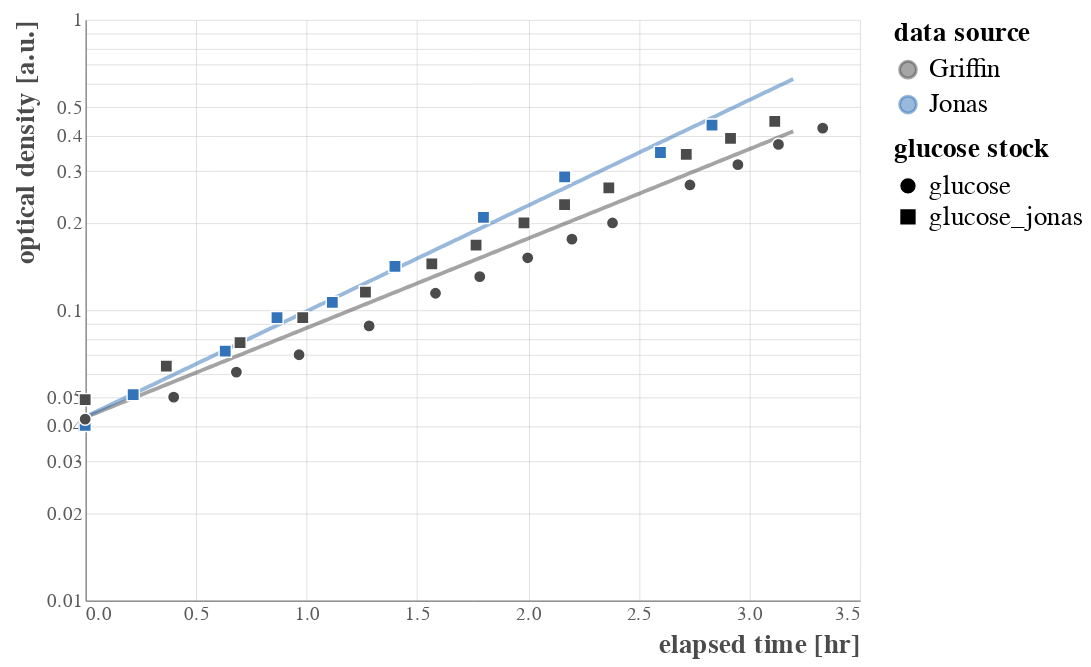

The notebook cell saved with this chart:
### Markdown cell above
This doesn't look *too* bad, but my data (in black) definitely has a different slope than the gold-standard. On a semi-log scaling, that's not good. Let's do a simple linear regression of the log transform data to see what the slopes are

### Code cell
# Do a stupid fit for now. 
griffin = merged[merged['source']=='Griffin']
jonas = merged[merged['source']=='Jonas']
griffin_slope, griffin_int, _, _, griffin_se = scipy.stats.linregress(griffin['elapsed_time_hr'].values, np.log(griffin['od_600'].values))
jonas_slope, jonas_int, _, _, jonas_se = scipy.stats.linregress(jonas['elapsed_time_hr'].values, np.log(jonas['od_600'].values))


# Compute the fits and make a dataframe
time_range = np.linspace(0, 3.2, 200)
g_fit = griffin_int + griffin_slope * time_range
j_fit = jonas_int + jonas_slope * time_range
griffin_df = pd.DataFrame(np.array([time_range, np.exp(g_fit)]).T, columns=['time', 'y'])
griffin_df['source'] = 'Griffin'
jonas_df = pd.DataFrame(np.array([time_range, np.exp(j_fit)]).T, columns=['time', 'y'])
jonas_df['source'] = 'Jonas'
fit_merge = pd.concat([griffin_df, jonas_df], sort=False)

# Set up the figure
fit_base = alt.Chart(fit_merge).encode(
        x=alt.X(field='time', type='quantitative', title='elapsed time [hr]'),
        y=alt.Y(field='y', type='quantitative', title='optical density [a.u.]',
                scale=alt.Scale(type='log')),
        color=alt.Color(field='source', type='nominal'))

print(f"""
Growth rate (Griffin's data): λ = {griffin_slope:0.2f} ± {griffin_se:0.2f} hr^-1,
Growth rate (Jonas' data): λ = {jonas_slope:0.2f} ± {jonas_se:0.2f} hr^-1
""")
fit_curves = fit_base.mark_line(size=2, opacity=0.5)
fit_curves + points

### Figure 1 — Vega-Lite specification as saved in the notebook (floating-point values rounded to 4 significant figures; data arrays with more than 128 entries replaced by an {"elided": "..."} marker saying what was removed)
{"config": {"background": "white", "group": {"fill": "white"}, "view": {"strokeWidth": 0, "height": 300, "width": 400, "fill": "#ffffff"}, "point": {"size": 40, "filled": true, "opacity": 1, "strokeWidth": 0.75, "stroke": "#FFFFFF"}, "square": {"size": 40, "filled": true, "opacity": 1, "strokeWidth": 0.75, "stroke": "#FFFFFF"}, "circle": {"size": 40, "filled": true, "opacity": 1, "strokeWidth": 0.75, "stroke": "#FFFFFF"}, "line": {"size": 1}, "axis": {"domainColor": "#5b5b5b", "domainWidth": 0.5, "labelColor": "#5b5b5b", "labelFontSize": 10, "labelFont": "Nunito", "titleFont": "Nunito", "titleFontWeight": 700, "titleFontSize": 14, "titleColor": "#4b4b4b", "titleAnchor": "end", "grid": true, "gridColor": "#c1c1c1", "gridWidth": 0.25, "ticks": false}, "range": {"category": ["#4c4b4c", "#3373ba", "#5cb75b", "#d8534f", "#8066ad", "#f0ad4d"]}, "legend": {"labelFontSize": 14, "labelFont": "Nunito", "titleFont": "Nunito", "titleFontSize": 14, "titleFontWeight": 700, "titleFontColor": "#44b4b4b", "symbolSize": 75}, "title": {"font": "Nunito", "fontWeight": 700, "fontSize": 14, "fontColor": "#4b4b4b", "anchor": "start"}}, "layer": [{"data": {"name": "data-8c28435885c740a9dcf8c220e4f905ef"}, "mark": {"type": "line", "opacity": 0.5, "size": 2}, "encoding": {"color": {"type": "nominal", "field": "source"}, "x": {"type": "quantitative", "field": "time", "title": "elapsed time [hr]"}, "y": {"type": "quantitative", "field": "y", "scale": {"type": "log"}, "title": "optical density [a.u.]"}}}, {"data": {"name": "data-646dcb3f2171daa351676beb32acb5b4"}, "mark": "point", "encoding": {"color": {"type": "nominal", "field": "source", "title": "data source"}, "shape": {"type": "nominal", "field": "carbon_source", "title": "glucose stock"}, "x": {"type": "quantitative", "field": "elapsed_time_hr", "title": "elapsed time [hr]"}, "y": {"type": "quantitative", "field": "od_600", "scale": {"type": "log"}, "title": "optical density [a.u.]"}}}], "$schema": "https://vega.github.io/schema/vega-lite/v4.8.1.json", "datasets": {"data-8c28435885c740a9dcf8c220e4f905ef": {"elided": "400 records"}, "data-646dcb3f2171daa351676beb32acb5b4": [{"clock_time": "10:43", "elapsed_time_hr": 0.0, "carbon_source": "glucose_jonas", "od_600": 0.04, "source": "Jonas", "elapsed_time": null, "date": null}, {"clock_time": "10:56", "elapsed_time_hr": 0.217, "carbon_source": "glucose_jonas", "od_600": 0.051, "source": "Jonas", "elapsed_time": null, "date": null}, {"clock_time": "11:21", "elapsed_time_hr": 0.633, "carbon_source": "glucose_jonas", "od_600": 0.072, "source": "Jonas", "elapsed_time": null, "date": null}, {"clock_time": "11:35", "elapsed_time_hr": 0.867, "carbon_source": "glucose_jonas", "od_600": 0.094, "source": "Jonas", "elapsed_time": null, "date": null}, {"clock_time": "11:50", "elapsed_time_hr": 1.117, "carbon_source": "glucose_jonas", "od_600": 0.106, "source": "Jonas", "elapsed_time": null, "date": null}, {"clock_time": "12:07", "elapsed_time_hr": 1.4, "carbon_source": "glucose_jonas", "od_600": 0.141, "source": "Jonas", "elapsed_time": null, "date": null}, {"clock_time": "12:31", "elapsed_time_hr": 1.8, "carbon_source": "glucose_jonas", "od_600": 0.208, "source": "Jonas", "elapsed_time": null, "date": null}, {"clock_time": "12:53", "elapsed_time_hr": 2.167, "carbon_source": "glucose_jonas", "od_600": 0.287, "source": "Jonas", "elapsed_time": null, "date": null}, {"clock_time": "13:09", "elapsed_time_hr": 2.6, "carbon_source": "glucose_jonas", "od_600": 0.348, "source": "Jonas", "elapsed_time": null, "date": null}, {"clock_time": "13:23", "elapsed_time_hr": 2.833, "carbon_source": "glucose_jonas", "od_600": 0.432, "source": "Jonas", "elapsed_time": null, "date": null}, {"clock_time": "10:11", "elapsed_time_hr": 0.0, "carbon_source": "glucose", "od_600": 0.042, "source": "Griffin", "elapsed_time": 0.0, "date": "2021-01-18"}, {"clock_time": "10:12", "elapsed_time_hr": 0.0, "carbon_source": "glucose_jonas", "od_600": 0.049, "source": "Griffin", "elapsed_time": 0.0, "date": "2021-01-18"}, {"clock_time": "10:34", "elapsed_time_hr": 0.3667, "carbon_source": "glucose_jonas", "od_600": 0.064, "source": "Griffin", "elapsed_time": 22.0, "date": "2021-01-18"}, {"clock_time": "10:35", "elapsed_time_hr": 0.4, "carbon_source": "glucose", "od_600": 0.05, "source": "Griffin", "elapsed_time": 24.0, "date": "2021-01-18"}, {"clock_time": "10:52", "elapsed_time_hr": 0.6833, "carbon_source": "glucose", "od_600": 0.061, "source": "Griffin", "elapsed_time": 41.0, "date": "2021-01-18"}, {"clock_time": "10:53", "elapsed_time_hr": 0.7, "carbon_source": "glucose_jonas", "od_600": 0.077, "source": "Griffin", "elapsed_time": 42.0, "date": "2021-01-18"}, {"clock_time": "11:09", "elapsed_time_hr": 0.9667, "carbon_source": "glucose", "od_600": 0.07, "source": "Griffin", "elapsed_time": 58.0, "date": "2021-01-18"}, {"clock_time": "11:10", "elapsed_time_hr": 0.9833, "carbon_source": "glucose_jonas", "od_600": 0.094, "source": "Griffin", "elapsed_time": 59.0, "date": "2021-01-18"}, {"clock_time": "11:27", "elapsed_time_hr": 1.267, "carbon_source": "glucose_jonas", "od_600": 0.115, "source": "Griffin", "elapsed_time": 76.0, "date": "2021-01-18"}, {"clock_time": "11:28", "elapsed_time_hr": 1.283, "carbon_source": "glucose", "od_600": 0.088, "source": "Griffin", "elapsed_time": 77.0, "date": "2021-01-18"}, {"clock_time": "11:46", "elapsed_time_hr": 1.567, "carbon_source": "glucose_jonas", "od_600": 0.144, "source": "Griffin", "elapsed_time": 94.0, "date": "2021-01-18"}, {"clock_time": "11:46", "elapsed_time_hr": 1.583, "carbon_source": "glucose", "od_600": 0.114, "source": "Griffin", "elapsed_time": 95.0, "date": "2021-01-18"}, {"clock_time": "11:58", "elapsed_time_hr": 1.767, "carbon_source": "glucose_jonas", "od_600": 0.167, "source": "Griffin", "elapsed_time": 106.0, "date": "2021-01-18"}, {"clock_time": "11:58", "elapsed_time_hr": 1.783, "carbon_source": "glucose", "od_600": 0.13, "source": "Griffin", "elapsed_time": 107.0, "date": "2021-01-18"}, {"clock_time": "12:11", "elapsed_time_hr": 1.983, "carbon_source": "glucose_jonas", "od_600": 0.199, "source": "Griffin", "elapsed_time": 119.0, "date": "2021-01-18"}, {"clock_time": "12:11", "elapsed_time_hr": 2.0, "carbon_source": "glucose", "od_600": 0.151, "source": "Griffin", "elapsed_time": 120.0, "date": "2021-01-18"}, {"clock_time": "12:22", "elapsed_time_hr": 2.167, "carbon_source": "glucose_jonas", "od_600": 0.23, "source": "Griffin", "elapsed_time": 130.0, "date": "2021-01-18"}, {"clock_time": "12:23", "elapsed_time_hr": 2.2, "carbon_source": "glucose", "od_600": 0.175, "source": "Griffin", "elapsed_time": 132.0, "date": "2021-01-18"}, {"clock_time": "12:34", "elapsed_time_hr": 2.367, "carbon_source": "glucose_jonas", "od_600": 0.263, "source": "Griffin", "elapsed_time": 142.0, "date": "2021-01-18"}, {"clock_time": "12:34", "elapsed_time_hr": 2.383, "carbon_source": "glucose", "od_600": 0.199, "source": "Griffin", "elapsed_time": 143.0, "date": "2021-01-18"}, {"clock_time": "12:55", "elapsed_time_hr": 2.717, "carbon_source": "glucose_jonas", "od_600": 0.343, "source": "Griffin", "elapsed_time": 163.0, "date": "2021-01-18"}, {"clock_time": "12:55", "elapsed_time_hr": 2.733, "carbon_source": "glucose", "od_600": 0.269, "source": "Griffin", "elapsed_time": 164.0, "date": "2021-01-18"}, {"clock_time": "13:07", "elapsed_time_hr": 2.917, "carbon_source": "glucose_jonas", "od_600": 0.389, "source": "Griffin", "elapsed_time": 175.0, "date": "2021-01-18"}, {"clock_time": "13:08", "elapsed_time_hr": 2.95, "carbon_source": "glucose", "od_600": 0.316, "source": "Griffin", "elapsed_time": 177.0, "date": "2021-01-18"}, {"clock_time": "13:19", "elapsed_time_hr": 3.117, "carbon_source": "glucose_jonas", "od_600": 0.445, "source": "Griffin", "elapsed_time": 187.0, "date": "2021-01-18"}, {"clock_time": "13:19", "elapsed_time_hr": 3.133, "carbon_source": "glucose", "od_600": 0.371, "source": "Griffin", "elapsed_time": 188.0, "date": "2021-01-18"}, {"clock_time": "13:31", "elapsed_time_hr": 3.333, "carbon_source": "glucose", "od_600": 0.422, "source": "Griffin", "elapsed_time": 200.0, "date": "2021-01-18"}]}}
